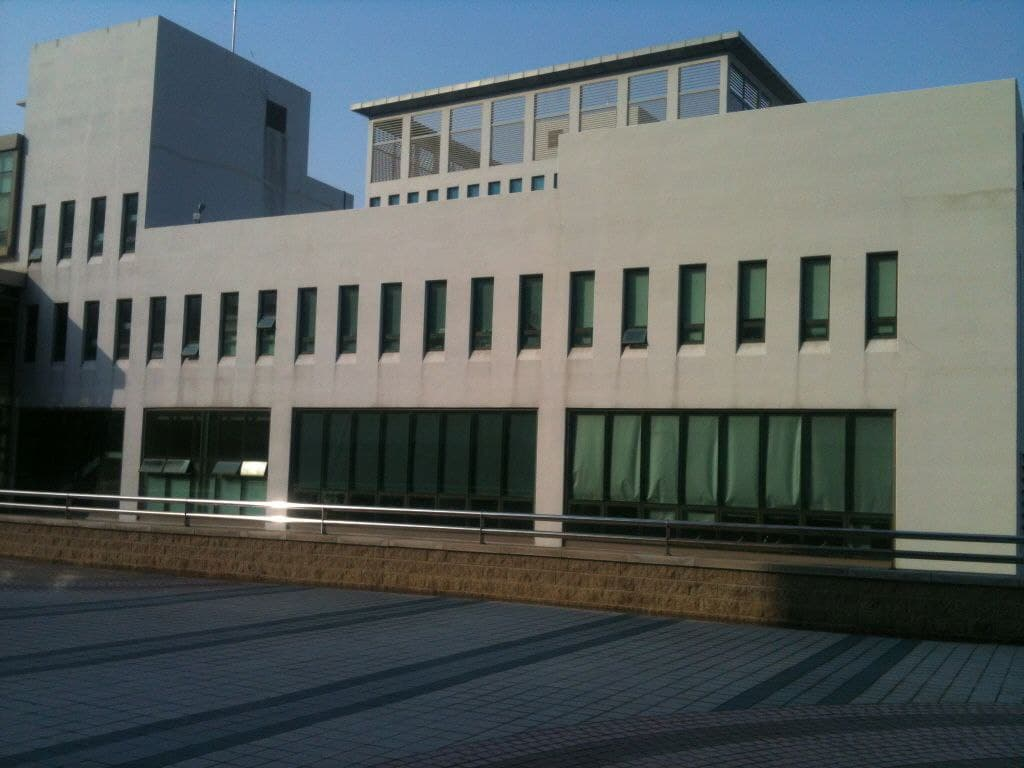
#> input picture Digital-Image-Processing-main/OpenCV-Python Tutorials Documentation Book/images/building1.jpg, 1024 x 768 px
$ jupyter execute Chapter_1413.ipynb
#> lines starting #> are read from the running program, lines starting #| are printed output that depends on the picture; after the words box and inside, x2 and y2 are one past the last pixel; in counts of white or black regions, pixels touching at a corner belong together
[cell 1]
import cv2
import numpy as np
from matplotlib import pyplot as plt

[cell 2]
def nothing(x):
    pass

[cell 3]
cv2.namedWindow('image')
cv2.createTrackbar('threshold', 'image', 100, 500, nothing)
cv2.createTrackbar('number', 'image', 1, 100, nothing)
font = cv2.FONT_HERSHEY_SIMPLEX
while(1):
    k = cv2.waitKey(1) & 0xFF
#> (key Esc is pressed here)
    if k == 27:
        break
    threshold = cv2.getTrackbarPos('threshold', 'image')
    number = cv2.getTrackbarPos('number', 'image')
    lines = cv2.HoughLines(edges, 1, np.pi/180, threshold)
    img_rgb = cv2.imread('images/building1.jpg')
    numbers = number
    if(lines.shape[0]<number):
        numbers = lines.shape[0]
    msg = "numbers:"+str(lines.shape[0])
    cv2.putText(img_rgb, msg, (10, 30), font, 0.5, (255,255,255), 1, cv2.LINE_AA)
    for i in range(numbers):
        for rho,theta in lines[i]:
            a = np.cos(theta)
            b = np.sin(theta)
            x0 = a*rho
            y0 = b*rho
            x1 = int(x0 + 1000*(-b))
            y1 = int(y0 + 1000*(a))
            x2 = int(x0 - 1000*(-b))
            y2 = int(y0 - 1000*(a))
            cv2.line(img_rgb,(x1,y1),(x2,y2),(0,0,255),2)
    cv2.imshow('image',img_rgb)
cv2.destroyAllWindows()

[cell 4]
img = cv2.imread('images/building1.jpg')
#> img is the input picture: shape (768, 1024, 3); mean B, G, R 95.6, 96.1, 88.1
gray = cv2.cvtColor(img,cv2.COLOR_BGR2GRAY)
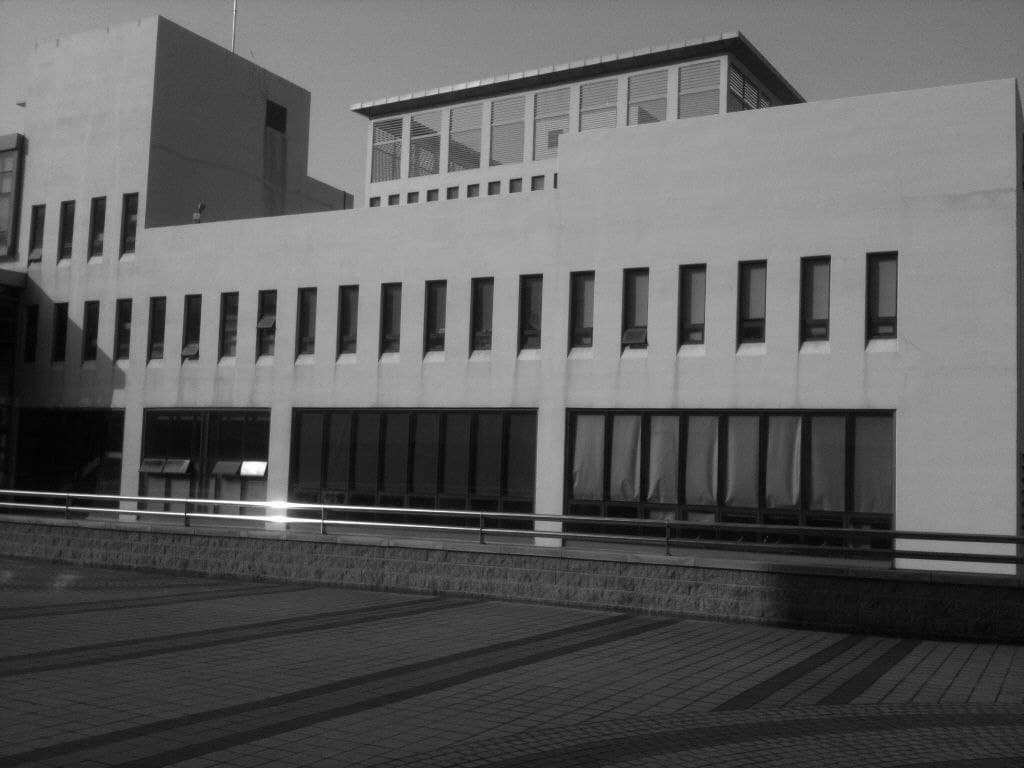
#> gray: shape (768, 1024); min 1, max 255, mean 93.7
edges = cv2.Canny(gray,50,150,apertureSize = 3)
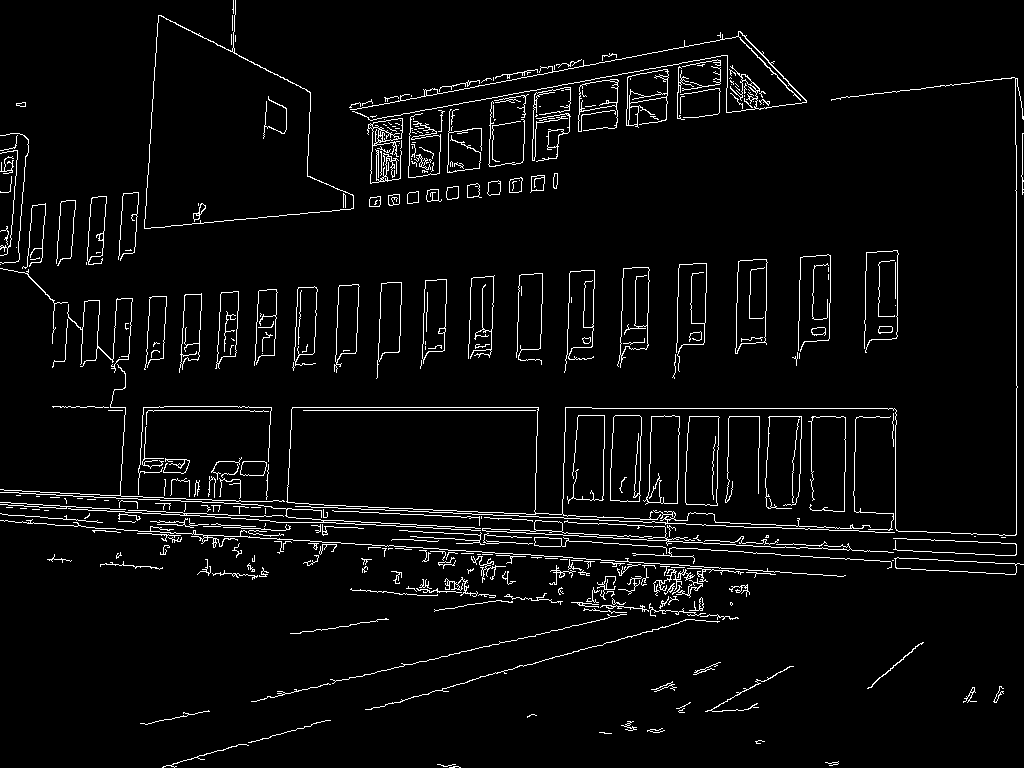
#> edges: shape (768, 1024); 4.1% white in thin lines or dots
lines = cv2.HoughLines(edges,1,np.pi/180,200)
#> lines = 28 rows, first 8: [502, 1.62], [504, 1.62], [1016, 0], [407, 1.57], [491, 1.62], [410, 1.57], [519, 1.64], [516, 1.64]
for i in range(lines.shape[0]):
    for rho,theta in lines[i]:
        a = np.cos(theta)
        b = np.sin(theta)
        x0 = a*rho
        y0 = b*rho
        x1 = int(x0 + 1000*(-b))
        y1 = int(y0 + 1000*(a))
        x2 = int(x0 - 1000*(-b))
        y2 = int(y0 - 1000*(a))
        cv2.line(img,(x1,y1),(x2,y2),(0,0,255),2)
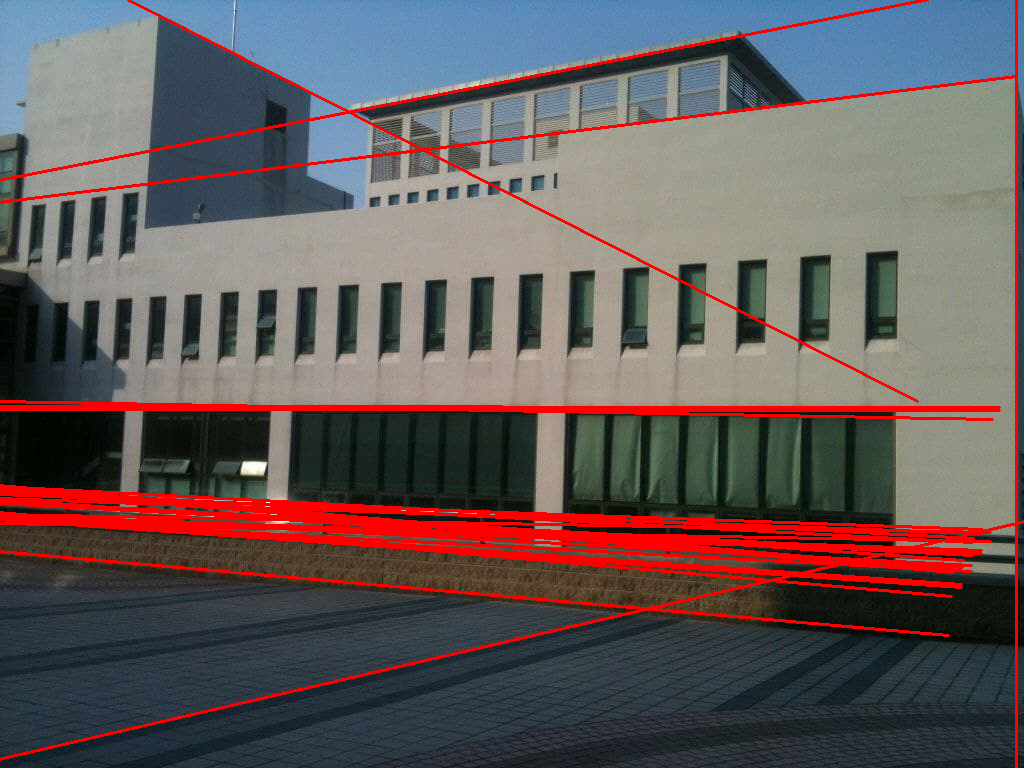
#> img: shape (768, 1024, 3); 7.57% of pixels changed, all inside (x1, y1, x2, y2) = (0, 0, 1024, 768)
cv2.imwrite('houghlines3.jpg',img)
#> Out = True

[cell 5]
cv2.namedWindow('image')
cv2.createTrackbar('threshold', 'image', 100, 500, nothing)
cv2.createTrackbar('number', 'image', 1, 100, nothing)
font = cv2.FONT_HERSHEY_SIMPLEX
#> font = 0
while(1):
    k = cv2.waitKey(1) & 0xFF
#> (key Esc is pressed here)
    if k == 27:
        break
    threshold = cv2.getTrackbarPos('threshold', 'image')
    number = cv2.getTrackbarPos('number', 'image')
    img_rgb = cv2.imread('images/building1.jpg')
    gray = cv2.cvtColor(img_rgb,cv2.COLOR_BGR2GRAY)
    edges = cv2.Canny(gray,50,150,apertureSize = 3)
    lines = cv2.HoughLines(edges, 1, np.pi/180, threshold)
    numbers = number
    if(lines.shape[0]<number):
        numbers = lines.shape[0]
    msg = "numbers:"+str(lines.shape[0])
    cv2.putText(img_rgb, msg, (10, 30), font, 0.5, (255,255,255), 1, cv2.LINE_AA)
    for i in range(numbers):
        for rho,theta in lines[i]:
            a = np.cos(theta)
            b = np.sin(theta)
            x0 = a*rho
            y0 = b*rho
            x1 = int(x0 + 1000*(-b))
            y1 = int(y0 + 1000*(a))
            x2 = int(x0 - 1000*(-b))
            y2 = int(y0 - 1000*(a))
            cv2.line(img_rgb,(x1,y1),(x2,y2),(0,0,255),2)
    cv2.imshow('image',img_rgb)
cv2.destroyAllWindows()

$ run again, with Digital-Image-Processing-main/OpenCV-Python Tutorials Documentation Book/images/building2.jpg copied over Digital-Image-Processing-main/OpenCV-Python Tutorials Documentation Book/images/building1.jpg
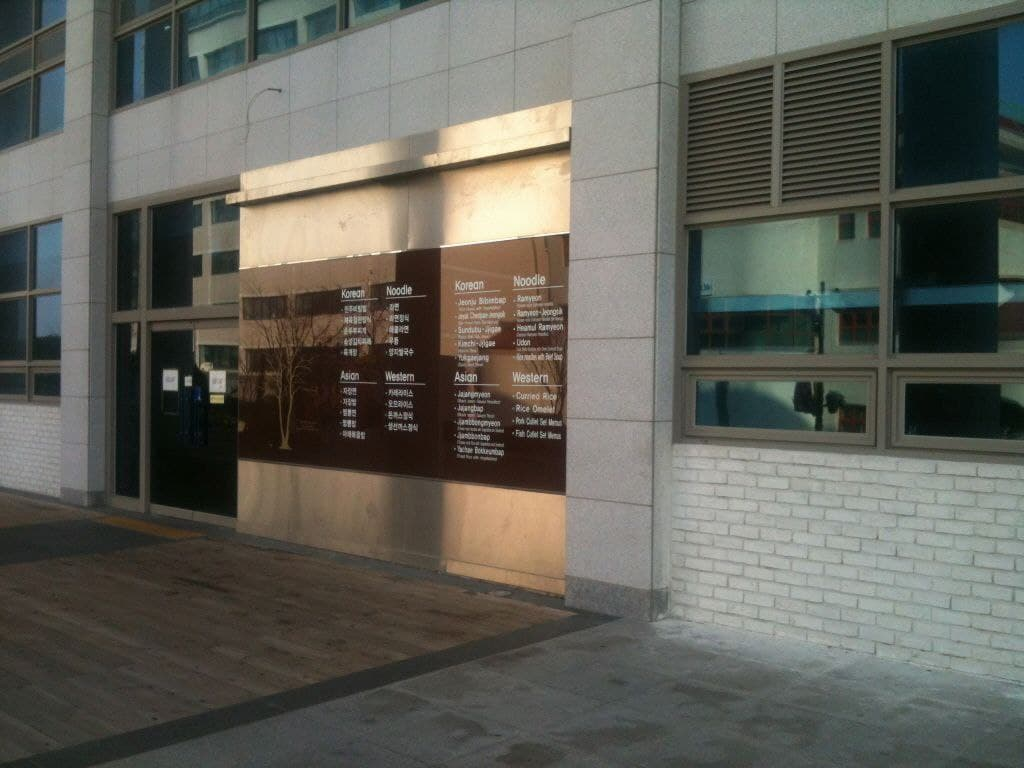
#> input picture Digital-Image-Processing-main/OpenCV-Python Tutorials Documentation Book/images/building2.jpg, 1024 x 768 px
#> img is the input picture: shape (768, 1024, 3); mean B, G, R 89.1, 97, 97.2
#> `edges = cv2.Canny(gray,50,150,apertureSize = 3)`:
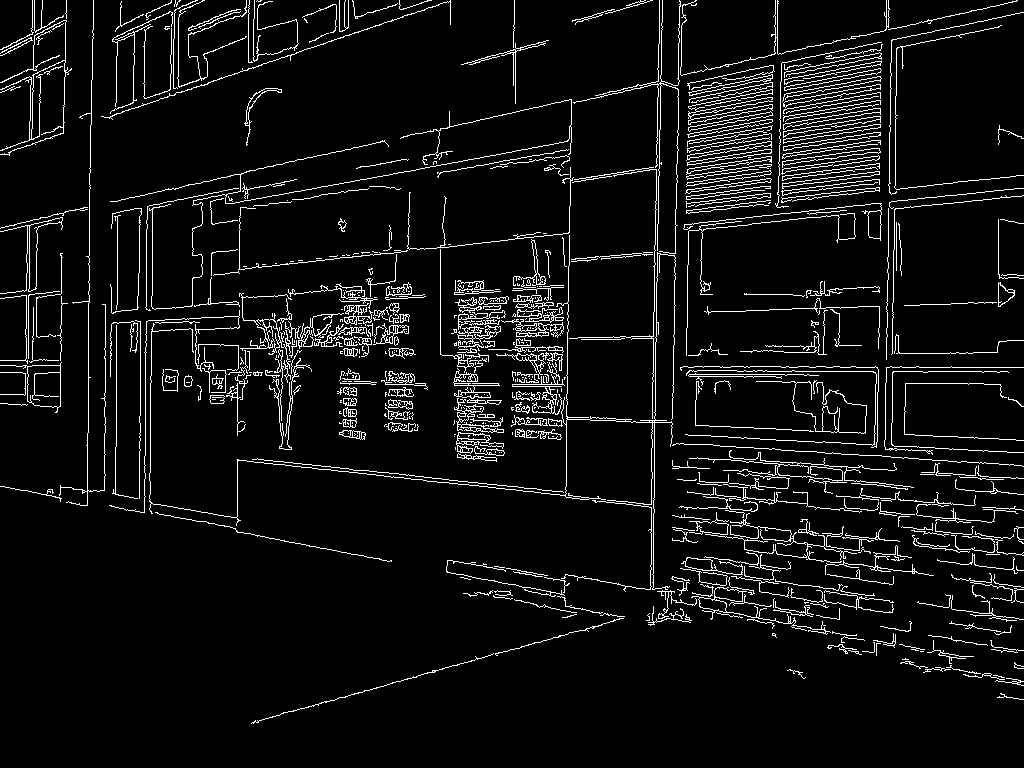
#> edges: shape (768, 1024); 6.4% white in thin lines or dots
#> lines = 44 rows, first 8: [659, 0.0175], [336, 1.54], [662, 0.0175], [433, 1.68], [892, 0.0175], [371, 1.57], [679, 0.0175], [476, 1.76]
#> after the loop `for i in range(lines.shape[0]):`:
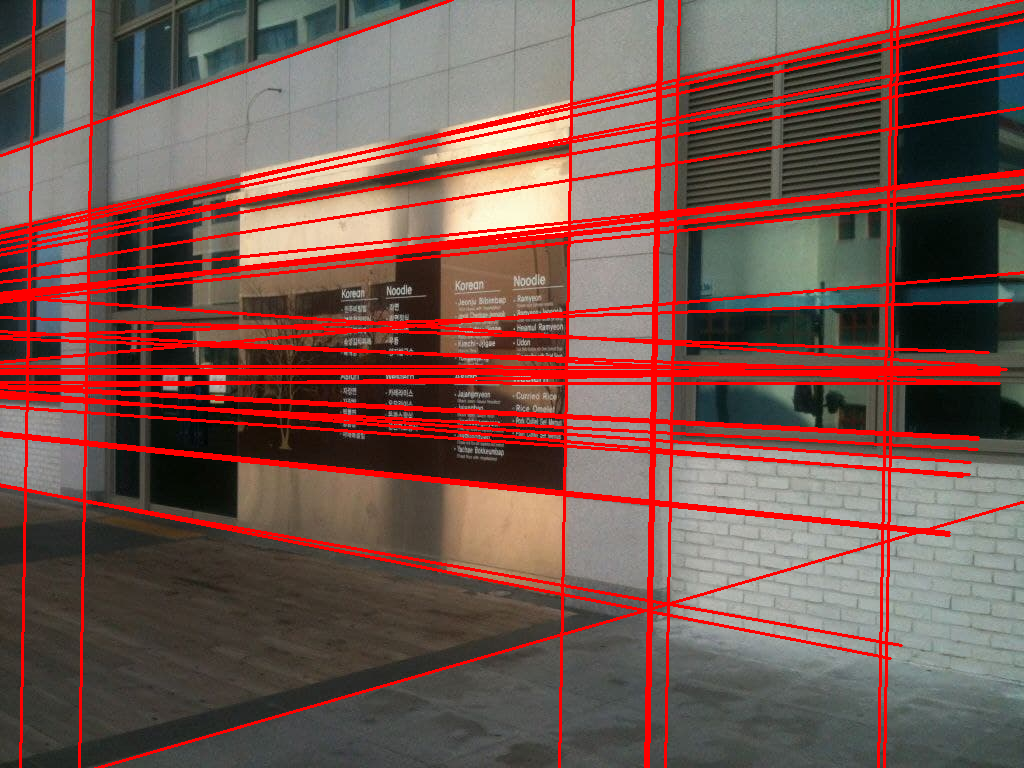
#> img: shape (768, 1024, 3); 13.94% of pixels changed, all inside (x1, y1, x2, y2) = (0, 0, 1024, 768)
#> Out = True
#> font = 0

$ run again, with Digital-Image-Processing-main/OpenCV-Python Tutorials Documentation Book/images/child.jpg copied over Digital-Image-Processing-main/OpenCV-Python Tutorials Documentation Book/images/building1.jpg
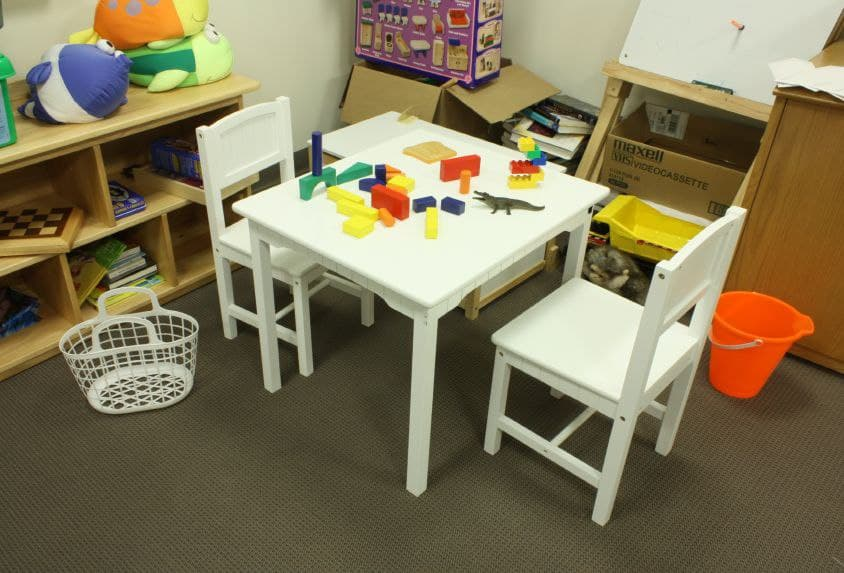
#> input picture Digital-Image-Processing-main/OpenCV-Python Tutorials Documentation Book/images/child.jpg, 844 x 573 px
#> img is the input picture: shape (573, 844, 3); mean B, G, R 89.4, 120, 130.4
#> `edges = cv2.Canny(gray,50,150,apertureSize = 3)`:
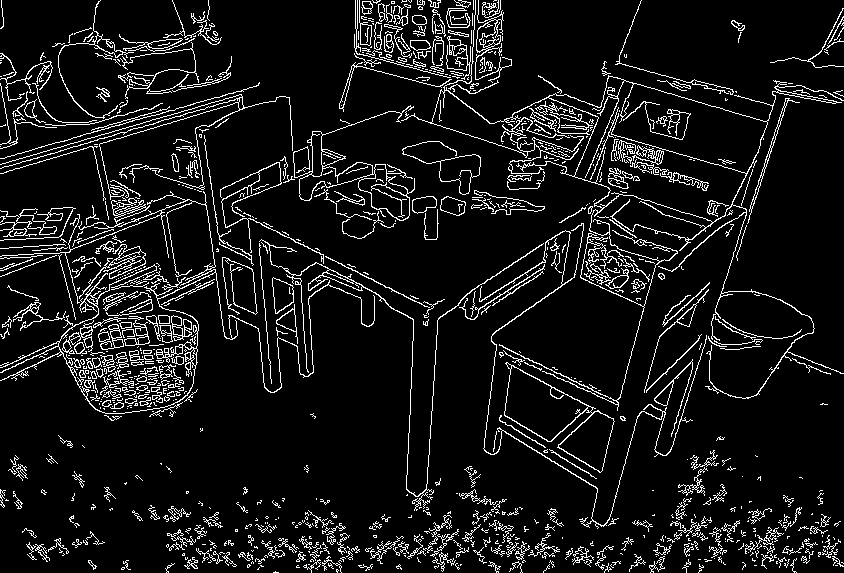
#> edges: shape (573, 844); 8.7% white in thin lines or dots
#> lines = [[80, 2.04], [337, 1.13], [157, 1.29], [334, 1.13], [88, 2.02]]
#> after the loop `for i in range(lines.shape[0]):`:
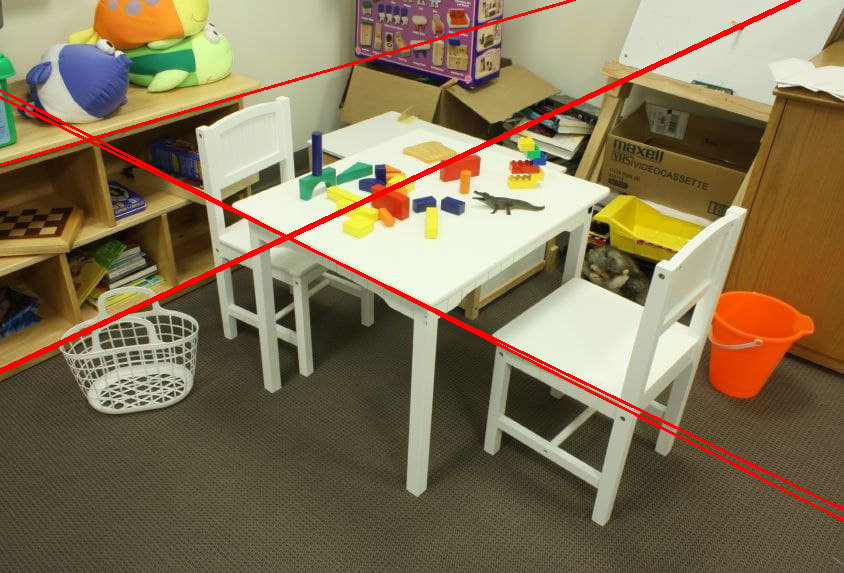
#> img: shape (573, 844, 3); 2.39% of pixels changed, all inside (x1, y1, x2, y2) = (0, 0, 844, 522)
#> Out = True
#> font = 0
